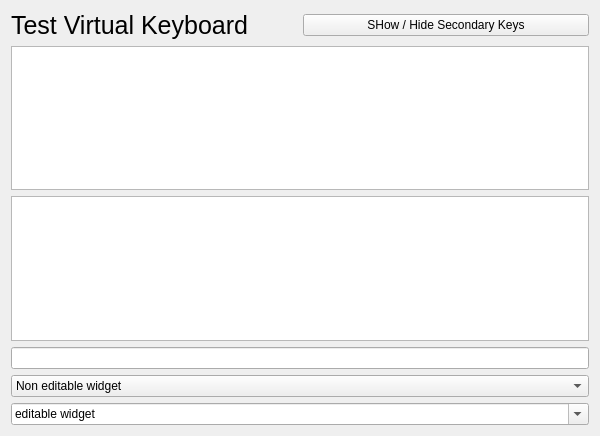
<?xml version="1.0" encoding="UTF-8"?>
<ui version="4.0">
 <class>TEST_VirtualKeyboard</class>
 <widget class="QMainWindow" name="TEST_VirtualKeyboard">
  <property name="geometry">
   <rect>
    <x>0</x>
    <y>0</y>
    <width>600</width>
    <height>436</height>
   </rect>
  </property>
  <property name="windowTitle">
   <string>TEST_VirtualKeyboard</string>
  </property>
  <widget class="QWidget" name="centralWidget">
   <layout class="QGridLayout" name="gridLayout">
    <item row="0" column="0">
     <widget class="QLabel" name="label_title">
      <property name="font">
       <font>
        <pointsize>19</pointsize>
       </font>
      </property>
      <property name="text">
       <string>Test Virtual Keyboard</string>
      </property>
     </widget>
    </item>
    <item row="0" column="1">
     <widget class="QPushButton" name="pushButton_secondaryKeys">
      <property name="text">
       <string>SHow / Hide Secondary Keys</string>
      </property>
     </widget>
    </item>
    <item row="1" column="0" colspan="2">
     <widget class="QTextEdit" name="textEdit_input"/>
    </item>
    <item row="2" column="0" colspan="2">
     <widget class="QPlainTextEdit" name="plainTextEdit_input"/>
    </item>
    <item row="3" column="0" colspan="2">
     <widget class="QLineEdit" name="lineEdit_input"/>
    </item>
    <item row="4" column="0" colspan="2">
     <widget class="QComboBox" name="comboBox_uneditable">
      <property name="currentText">
       <string>Non editable widget</string>
      </property>
      <item>
       <property name="text">
        <string>Non editable widget</string>
       </property>
      </item>
     </widget>
    </item>
    <item row="5" column="0" colspan="2">
     <widget class="QComboBox" name="comboBox_editable">
      <property name="editable">
       <bool>true</bool>
      </property>
      <property name="currentText">
       <string>editable widget</string>
      </property>
     </widget>
    </item>
    <item row="6" column="0" colspan="2">
     <layout class="QHBoxLayout" name="horizontalLayout_keyboard"/>
    </item>
   </layout>
  </widget>
 </widget>
 <layoutdefault spacing="6" margin="11"/>
 <resources/>
 <connections/>
</ui>
